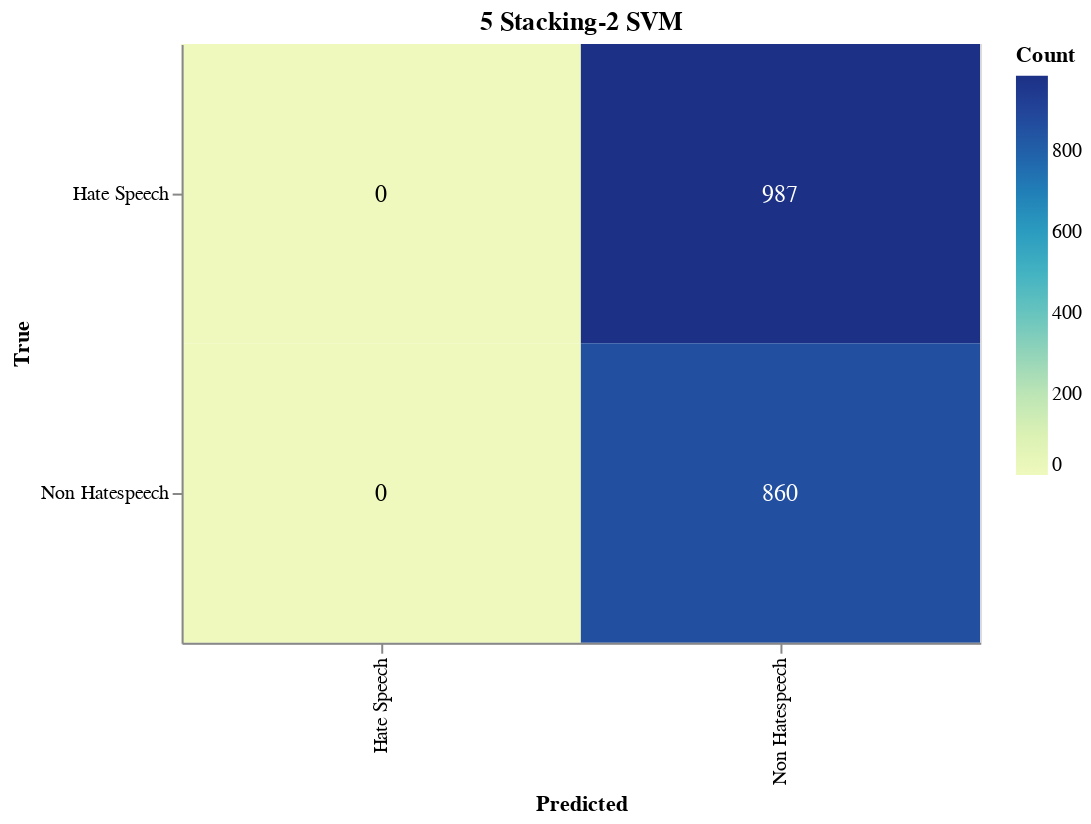

This figure's notebook cell:
### Markdown cell above
#### Save Confusion Matrix

### Code cell
import altair as alt
import altair_saver
import pandas as pd
from sklearn.metrics import confusion_matrix

# Calculate the confusion matrix
cm = confusion_matrix(true_labels, adjusted_predictions)

# Define class names
class_names = ['Hate Speech', 'Non Hatespeech']

# Convert confusion matrix to DataFrame
cm_df = pd.DataFrame(cm, index=class_names, columns=class_names).reset_index().melt(id_vars='index')
cm_df.columns = ['True', 'Predicted', 'Count']

# Ensure the order of categories
cm_df['True'] = pd.Categorical(cm_df['True'], categories=class_names, ordered=True)
cm_df['Predicted'] = pd.Categorical(cm_df['Predicted'], categories=class_names, ordered=True)

# Create the Altair plot
heatmap = alt.Chart(cm_df).mark_rect().encode(
    x=alt.X('Predicted:O', sort=class_names),
    y=alt.Y('True:O', sort=class_names),
    color='Count:Q',
    tooltip=['True', 'Predicted', 'Count']
).properties(
    width=400,
    height=300,
    title='5 Stacking-2 SVM'
)

# Add text labels
text = heatmap.mark_text(
    align='center',
    baseline='middle',
    fontSize=12
).encode(
    text='Count:Q',
    color=alt.condition(
        alt.datum.Count > cm.max() / 2,
        alt.value('white'),
        alt.value('black')
    )
)

# Combine heatmap and text
final_chart = heatmap + text

# Display the plot
final_chart.show()

### Figure 1 — Vega-Lite specification as saved in the notebook (floating-point values rounded to 4 significant figures)
{"config": {"view": {"continuousWidth": 300, "continuousHeight": 300}}, "layer": [{"mark": {"type": "rect"}, "encoding": {"color": {"field": "Count", "type": "quantitative"}, "tooltip": [{"field": "True", "type": "ordinal"}, {"field": "Predicted", "type": "ordinal"}, {"field": "Count", "type": "quantitative"}], "x": {"field": "Predicted", "sort": ["Hate Speech", "Non Hatespeech"], "type": "ordinal"}, "y": {"field": "True", "sort": ["Hate Speech", "Non Hatespeech"], "type": "ordinal"}}, "title": "5 Stacking-2 SVM"}, {"mark": {"type": "text", "align": "center", "baseline": "middle", "fontSize": 12}, "encoding": {"color": {"condition": {"test": "(datum.Count > 493.5)", "value": "white"}, "value": "black"}, "text": {"field": "Count", "type": "quantitative"}, "tooltip": [{"field": "True", "type": "ordinal"}, {"field": "Predicted", "type": "ordinal"}, {"field": "Count", "type": "quantitative"}], "x": {"field": "Predicted", "sort": ["Hate Speech", "Non Hatespeech"], "type": "ordinal"}, "y": {"field": "True", "sort": ["Hate Speech", "Non Hatespeech"], "type": "ordinal"}}, "title": "5 Stacking-2 SVM"}], "data": {"name": "data-010c52edfd2079f09c0236dffc020b77"}, "height": 300, "width": 400, "$schema": "https://vega.github.io/schema/vega-lite/v5.17.0.json", "datasets": {"data-010c52edfd2079f09c0236dffc020b77": [{"True": "Hate Speech", "Predicted": "Hate Speech", "Count": 0}, {"True": "Non Hatespeech", "Predicted": "Hate Speech", "Count": 0}, {"True": "Hate Speech", "Predicted": "Non Hatespeech", "Count": 987}, {"True": "Non Hatespeech", "Predicted": "Non Hatespeech", "Count": 860}]}}
